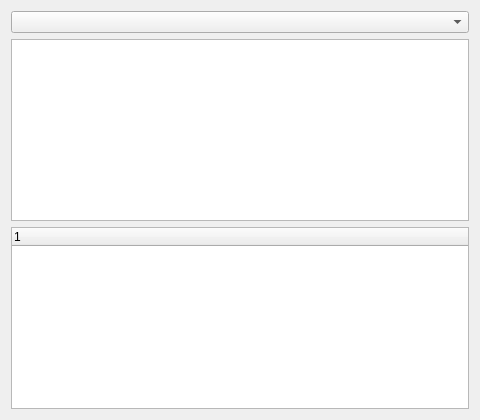
<?xml version="1.0" encoding="UTF-8"?>
<ui version="4.0"><class>Dialog</class><widget class="QDialog" name="Dialog"><property name="geometry"><rect><x>0</x><y>0</y><width>480</width><height>420</height></rect></property><property name="windowTitle"><string>Lists 2</string></property><layout class="QVBoxLayout" name="verticalLayout"><property name="leftMargin"><number>11</number></property><property name="topMargin"><number>11</number></property><property name="rightMargin"><number>11</number></property><property name="bottomMargin"><number>11</number></property><property name="spacing"><number>6</number></property><item><widget class="QComboBox" name="combo"></widget></item><item><widget class="QListWidget" name="list"></widget></item><item><widget class="QTreeWidget" name="tree"></widget></item></layout></widget></ui>
